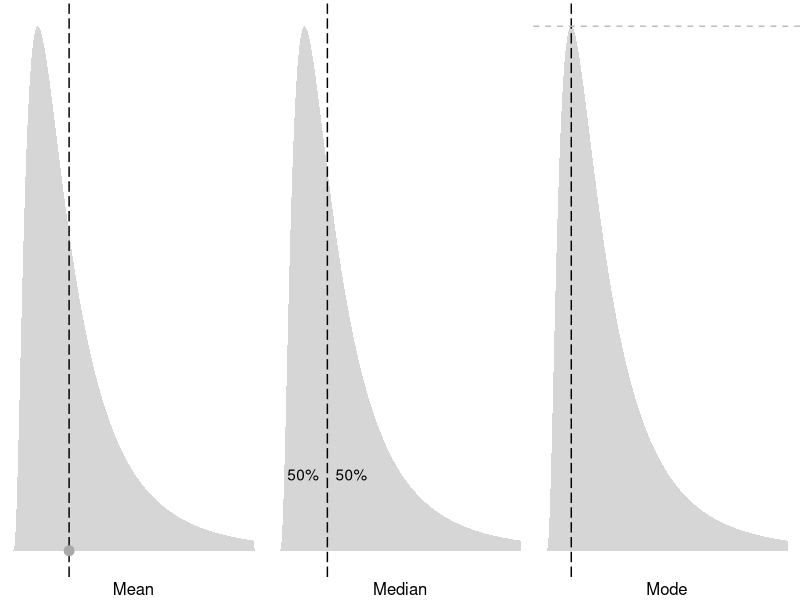
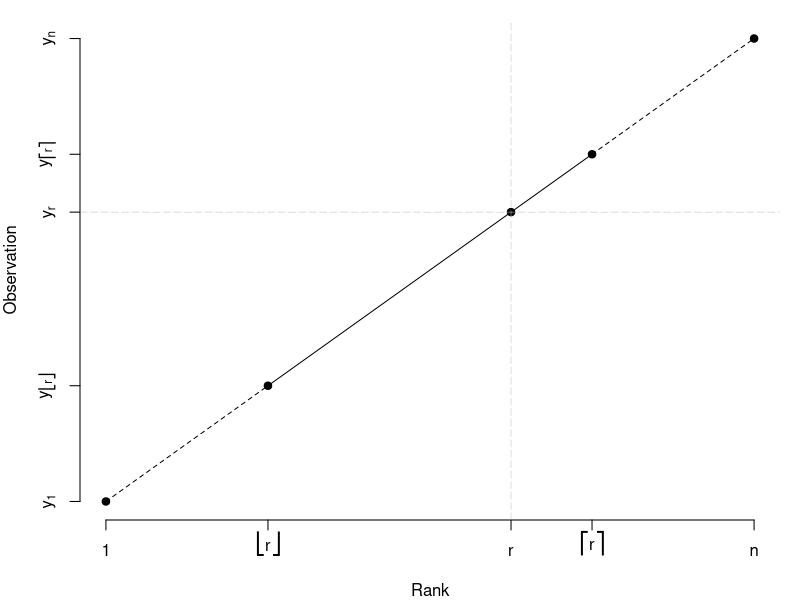
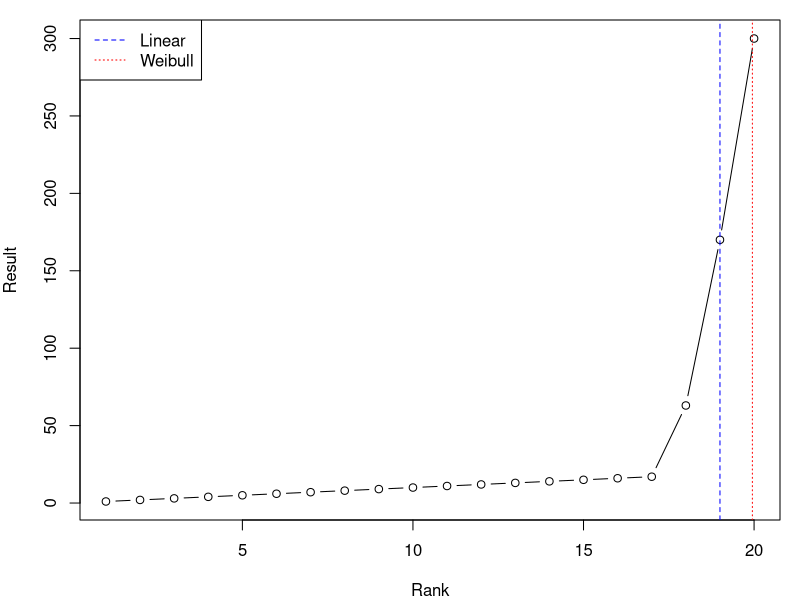
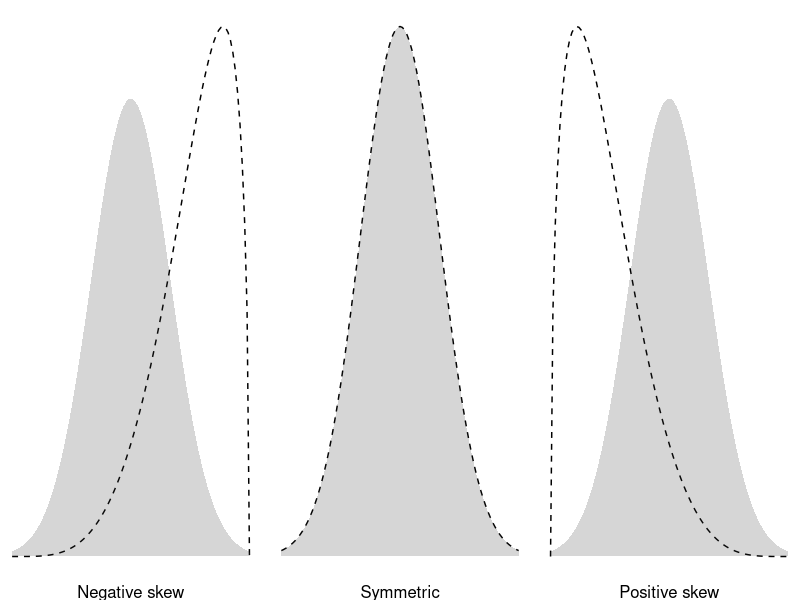
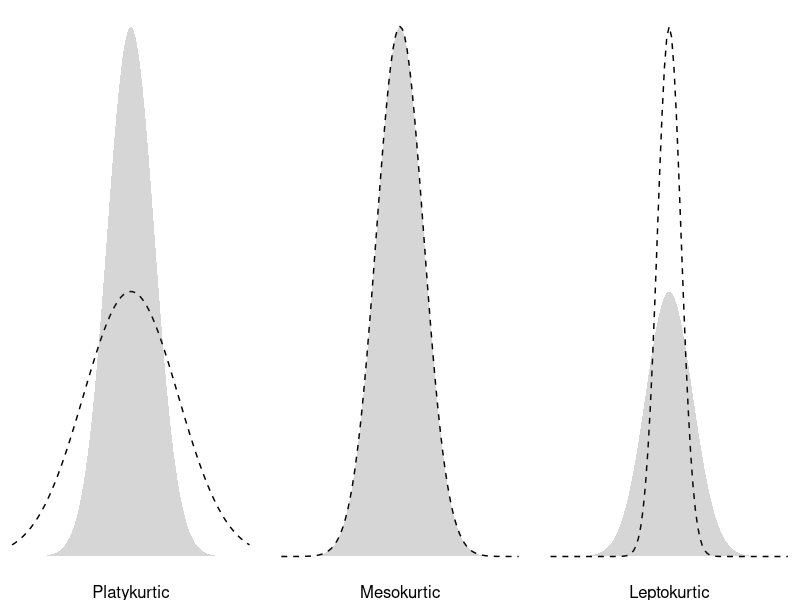
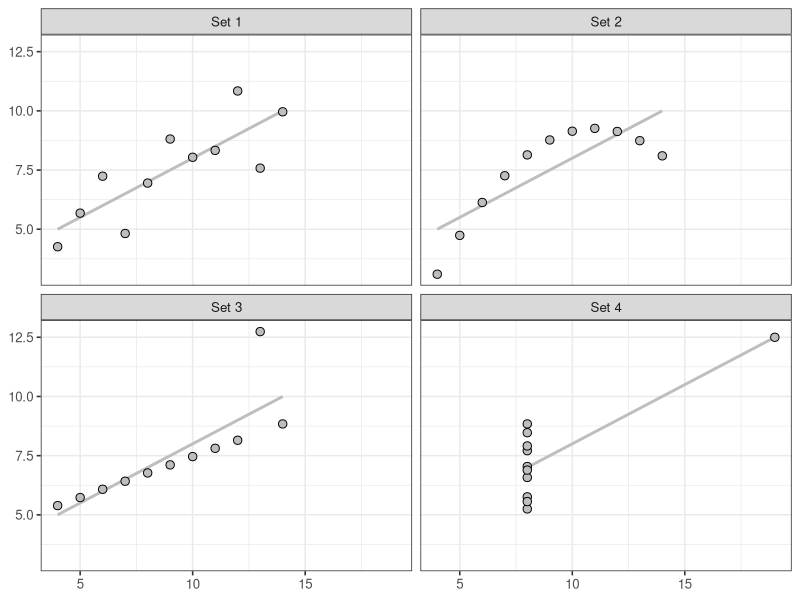

These charts were generated, in order, by the following R code:
######################################
# R4H2O: Descriptive statistics images
######################################

# Central Tendency

library(tidyverse)
library(gridExtra)

titles <- c("Mean", "Median", "Mode")

d <- tibble(x = seq(0, 5, .01),
            y = dlnorm(seq(0, 5, .01), meanlog = 0, sdlog = .8))

g <- ggplot(d, aes(x, y)) + 
  geom_area(alpha = 0.2) +
  theme_void() 

m <- exp(0 + .4^2)

g1 <- g + 
  geom_vline(xintercept = m, linetype = 5) +
  geom_point(data = tibble(x = m, y = 0), aes(x, y), size = 3, col = "darkgrey")

g2 <- g + 
  geom_vline(xintercept = 1, linetype = 5) + 
  annotate("text", x = c(.5, 1.5), y = c(.1, .1), label = "50%")

g3 <- g + 
  geom_vline(xintercept = d$x[which.max(d$y)], linetype = 5) + 
  geom_hline(yintercept = max(d$y), linetype = 2, col = "grey")

plots = mapply(arrangeGrob, list(g1, g2, g3), 
               bottom = titles, SIMPLIFY = FALSE)

grid.arrange(grobs = plots, ncol = 3)

# Calculating percentiles

p <- c(1, 2, 3.5, 4, 5)
q <- 2 * p

par(mar=c(4, 4, 1, 1))
plot(p, q, pch = 19, 
     xlab = "Rank",  ylab = "Observation", 
     xaxt = "n", yaxt = "n", 
     frame.plot = FALSE)
axis(1, at = p,
     labels = c(1, expression(group(lfloor, r, rfloor)), "r", 
                expression(group(lceil, r, rceil)), "n"))
axis(2, at = q, labels = c(expression(y[1]),
                           expression(y[group(lfloor, r, rfloor)]), expression(y[r]),
                           expression(y[group(lceil, r, rceil)]), expression(y[n])))
lines(p[1:2], q[1:2], lty = 2)
lines(p[2:4], q[2:4], lty = 1)
lines(p[4:5], q[4:5], lty = 2)
abline(h = q[3], col = "gray", lwd = .5, lty = 5)
abline(v = p[3], col = "gray", lwd = .5, lty = 5)

# Percentiles methods example
# Create data
sample <- c(1:17, 63, 170, 300)

# Set parameters
m <- length(sample)
p <- 0.95

# Visualise
par(mar=c(4, 4, 1, 1))
plot(sample, type = "b",
     xlab = "Rank", ylab = "Result",
     cex.axis = 1,
     cex.lab = 1,
     cex.main = 1,
     cex.sub = 1,
     lwd = 1)

# Calculate rank
r_weibull <- p * (m + 1)
r_lin <- p * m

# Interpolate percentiles
x_weibull <- (1 - (r_weibull - floor(r_weibull))) * sample[floor(r_weibull)] + (r_weibull - floor(r_weibull)) * sample[ceiling(r_weibull)]
x_lin <- (1 - (r_lin - floor(r_lin))) * sample[floor(r_lin)] + (r_lin - floor(r_lin)) * sample[ceiling(r_lin)]

# Visualise
abline(v = r_weibull, col = "red", lwd = 1, lty = 3)
abline(v = r_lin, col = "blue", lwd = 1, lty = 2)

# Legend
legend("topleft", legend = c("Linear", "Weibull"), col = c("blue", "red"), lwd = 1, lty = c(2, 3))

# Skewness
d <- tibble(x = 1:101,
            `Negative skew` = dbeta(seq(0, 1, .01, ), shape1 = 5, shape2 = 1.5),
            Symmetric = dnorm(seq(-3, 3, length.out = 101)),
            `Positive skew` = dbeta(seq(0, 1, .01, ), shape1 = 1.5, shape2 = 5)) %>% 
  pivot_longer(-x, values_to = "y") %>% 
  mutate(name = fct_inorder(name))

d$y2 <- rep(dnorm(seq(-3, 3, length.out = 101)), each = 3)
d$y2[d$name != "Symmetric"] <- d$y2[d$name != "Symmetric"] * 6.1 

ggplot(d, aes(x, y)) + 
  geom_line(lty = 2) +
  facet_wrap(~name, scales = "free_y", strip.position = "bottom") + 
  theme_void() +
  theme(strip.text.x = element_text(size = 12)) + 
  geom_area(aes(x, y2), alpha = 0.2)

# Kurtosis
# Based on https://twitter.com/bolkerb/status/1518312191711223810

library(tidyverse)
s <- seq(-5, 5, length.out = 101)
d <- tibble(x = 1:101,
            Platykurtic = dnorm(s, sd = 2),
            Mesokurtic  = dnorm(s, sd = 1),
            Leptokurtic = dnorm(s, sd = .5)) %>% 
  pivot_longer(-x, values_to = "y") %>% 
  mutate(name = fct_inorder(name))

d$y2 <- rep(dnorm(s), each = 3)
d$y2[d$name == "Leptokurtic"] <- d$y2[d$name == "Leptokurtic"]
d$y2[d$name == "Platykurtic"] <- d$y2[d$name == "Platykurtic"]

ggplot(d, aes(x, y)) + 
  geom_line(lty = 2) +
  facet_wrap(~name,strip.position = "bottom", scales = "free_y") + 
  theme_void() +
  theme(strip.text.x = element_text(size = 12)) + 
  geom_area(aes(x, y2), alpha = 0.2)

# Explore Anscombe's Quartet

data(anscombe)
anscombe

# Visualise Anscombe's Quartet

p <- anscombe %>%
        select(1:4) %>%
        pivot_longer(cols = 1:4, names_to = "set", values_to = "x") %>%
        mutate(set = str_remove(set, "x"))

      q <- anscombe %>%
        select(5:8) %>%
        pivot_longer(cols = 1:4, names_to = "set", values_to = "y") %>%
        mutate(set = str_remove(set, "y"))

      tibble(p, y = q$y) %>%
        mutate(set = paste("Set", set))  %>%
        ggplot(aes(x, y)) +
        geom_smooth(method = "lm", se = FALSE, col = "gray") +
        geom_point(size = 2.5, colour = "black", fill = "gray", shape = 21) +
        facet_wrap(~set) + 
        theme_bw(base_size = 12) +
        labs(x = NULL, y = NULL)
